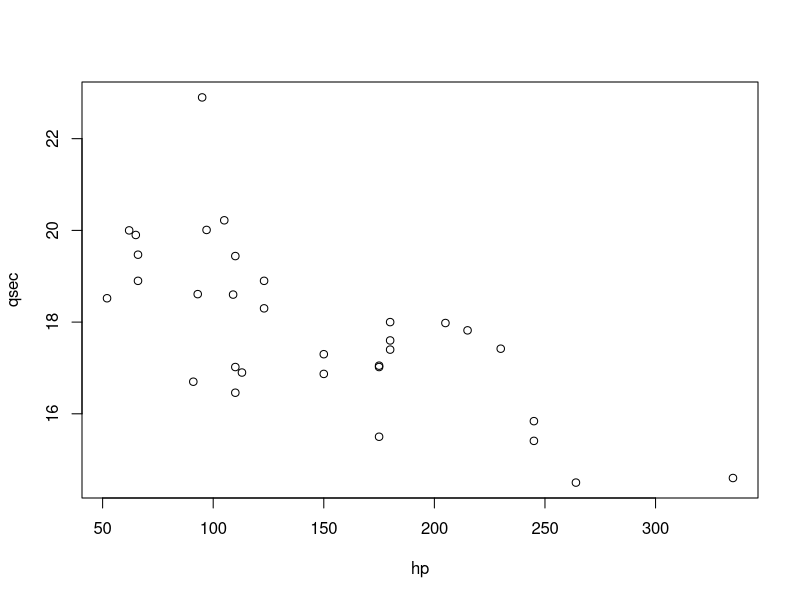
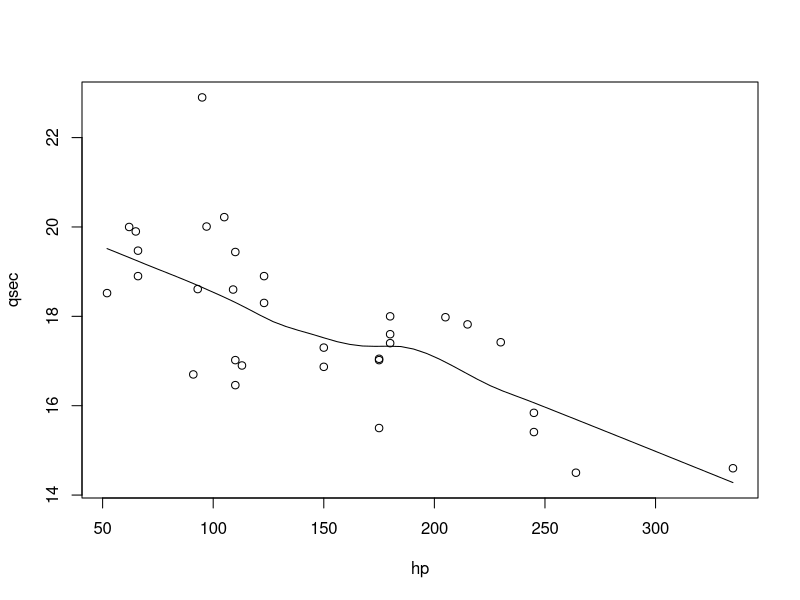
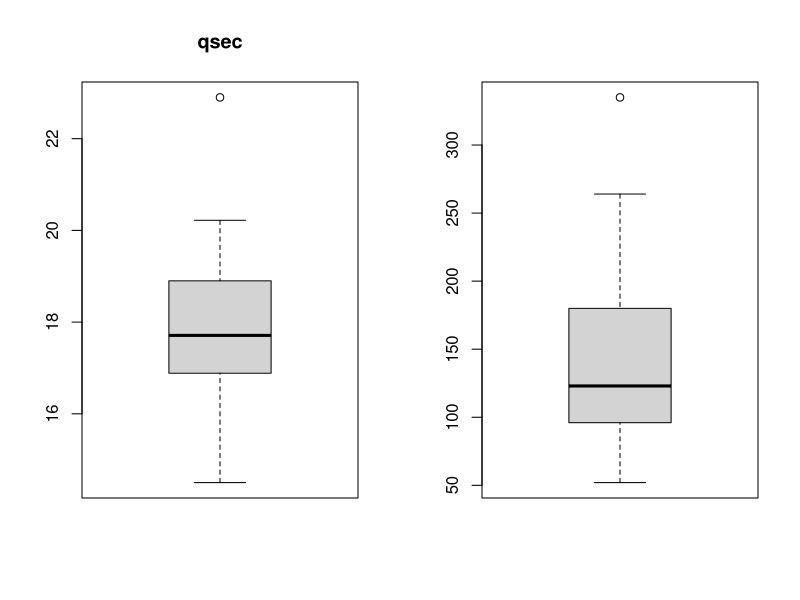

Here is the R script that generated these plots, in order: (Note: this script raises an error after producing the figures.)
library(tidyverse)
# load data
my_data <- mtcars
attach(my_data)
# plot data that you want to model in our case we want to predict qsec based on hp
plot(qsec~hp) # simple scatter plot
scatter.smooth(qsec~hp) 
par(mfrow=c(1,2))
boxplot(qsec, main = 'qsec')
boxplot(hp)
cor(qsec,hp)
# add a column of ones to x
X_hp <- hp
X_hp <- cbind(x0 = rep(1,nrow(my_data)),x1 = X_hp)
Y <- qsec
theta <- c(0,0) # initialize thetas
# some gradient descent settings
iterations <- 1500
alpha <- 0.01
# data set from Andrew NG ML course
X_NG <- ex1data1$V1
X_NG <- cbind(x0 = rep(1,nrow(ex1data1)),x1 = X_NG)
y_NG <- ex1data1$V2

# run gradient descent to find optimal thetas
min_J = gradient.descent(X_hp, Y, theta, alpha = 0.000000001, num_iters = 15000)
# compare with linear regression function
lin.reg.model <- lm(Y~X_hp[,2])
lin.reg.model$coefficients
#plot the linear regression model

